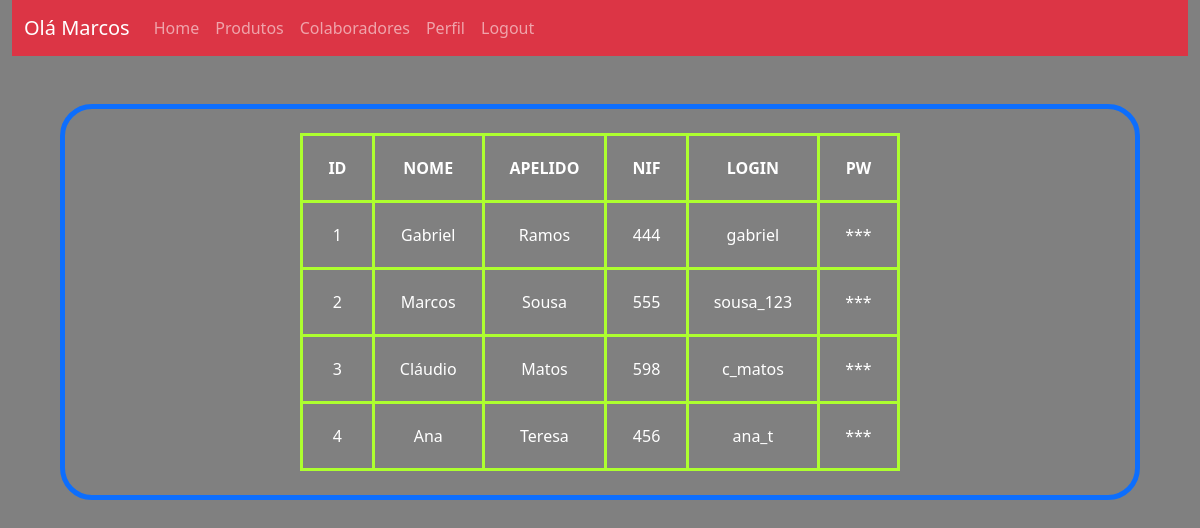
The page /exec_01/colaboradores.php (signed in) on the database its author committed.
### tables this page shows
CREATE TABLE `colaboradores` (
  `id` int(11) NOT NULL,
  `nome` varchar(50) NOT NULL,
  `apelido` varchar(50) NOT NULL,
  `nif` varchar(10) NOT NULL,
  `login` varchar(20) NOT NULL,
  `pw` varchar(20) NOT NULL
);

### exec_01/data_base.php (called while the page is built, shortened)
<?php
$data_base = [
  "host" => "localhost",
  "dbname" => "codemaster_bd",
  "user" => "root",
  "password" => ""
];
$conection = new PDO("mysql:host=$data_base[host];dbname=$data_base[dbname];charset=utf8mb4;", $data_base["user"], $data_base["password"]);
function selectSQL($sql) {
  global $conection;
  $query = $conection->query($sql);
  return $query->fetchAll(PDO::FETCH_ASSOC);
}
?>

### exec_01/colaboradores.php (the view, shortened to what this page needs)
<?php
require_once("data_base.php");
require_once("helpers/colaboradores_helper.php");
if(check_login()) {
  $usuario = $_SESSION["usuario"];
}
else {
  header("Location: index.php");
  exit();
};
$elementos = selectSQL("SELECT * FROM colaboradores");
$legenda = array_keys($elementos[0]);
?>
<!DOCTYPE html>
<html lang="pt">
<head>
  <link href="https://cdn.jsdelivr.net/npm/bootstrap@5.3.3/dist/css/bootstrap.min.css" rel="stylesheet">
  <link rel="stylesheet" href="public/css/style.css">
</head>
<body>
  <div class="container-fluid">
    <div class="row">
      <div class="col-12">
        <nav class="navbar navbar-expand-lg navbar-dark bg-body-danger bg-danger">
          <div class="container-fluid">
            <a class="navbar-brand" href="#">Olá <?= $usuario["nome"]; ?></a>
            <div class="collapse navbar-collapse" id="navbarSupportedContent">
              <ul class="navbar-nav me-auto mb-2 mb-lg-0">
              <li class="nav-item">
                  <a class="nav-link" aria-current="page" href="home.php">Home</a>
                </li>
                <li class="nav-item">
                  <a class="nav-link" aria-current="page" href="produtos.php">Produtos</a>
                </li>
                <li class="nav-item">
                  <a class="nav-link" href="colaboradores.php">Colaboradores</a>
                </li>
                <li class="nav-item">
                  <a class="nav-link" href="perfil.php">Perfil</a>
                </li>
                <li class="nav-item">
                  <a class="nav-link" href="logout.php">Logout</a>
                </li>
              </ul>
            </div>
          </div>
        </nav>
      </div>
    </div>
    <div class="row m-5 p-4 border border-5 border-primary rounded-5">
      <div class="col-12">
        <table>
          <tr>
            <?php foreach ($legenda as $l): ?>
              <th class="text-uppercase"><?= $l; ?></th>
            <?php endforeach; ?>
          </tr>
          <?php foreach ($elementos as $e): ?>
            <tr>
              <?php foreach ($legenda as $l): ?>
                <td><?= ($l == "pw") ?  "***" : $e[$l]; ?></td>
              <?php endforeach; ?>
            </tr>
          <?php endforeach; ?>
        </table>
      </div>
    </div>
  </div>
</body>
</html>

### exec_01/public/css/style.css (style rules this page uses)
body { text-align: center; background-color: gray; }
table, th, td { margin: auto; border: 3px solid greenyellow; border-collapse: collapse; padding: 20px; color: white; width: 600px; }

### rows shown on the page
colaboradores: nome "Marcos", id "2", apelido "Sousa", nif "555", login "sousa_123"
colaboradores: id "1", nome "Gabriel", apelido "Ramos", nif "444", login "gabriel"
colaboradores: id "3", nome "Cláudio", apelido "Matos", nif "598", login "c_matos"
colaboradores: id "4", nome "Ana", apelido "Teresa", nif "456", login "ana_t"

### other values the page prints
$l "ID"
$l "NOME"
$l "APELIDO"
$l "NIF"
$l "LOGIN"
$l "PW"
